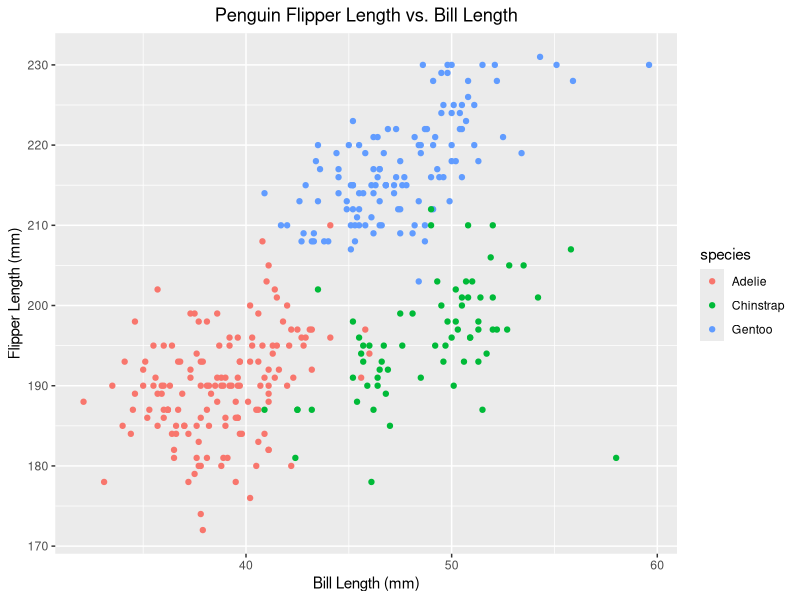
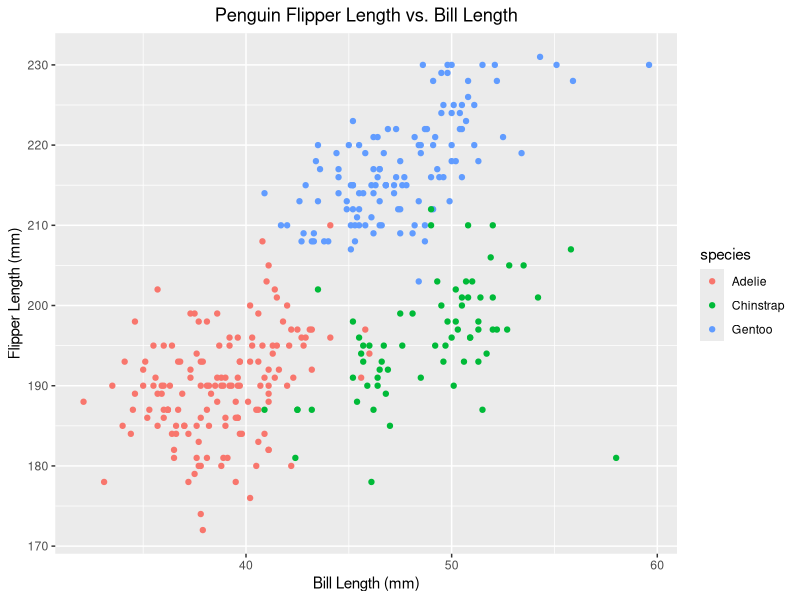

Write R code to recreate these figures, in order.
## ---- chunk 1
library(tidyverse)
## ---- chunk 2
data("penguins", package = "palmerpenguins")
## ---- chunk 3
penguins #General observation of the data frame

nrow(penguins) #Obtaining number of rows
ncol(penguins) #Obtaining number of columns

#To obtain the mean value of the flipper length, we use the pull function and remove the missing values using 'na.rm':

mean(pull(penguins, flipper_length_mm), na.rm = TRUE)

sd(pull(penguins, flipper_length_mm), na.rm = TRUE)
## ---- chunk 4
#Using ggplot (part of 'tidyverse' package). Note that ggplot automatically removes NA values from scatter plot:

ggplot(penguins, aes(x = bill_length_mm, 
                     y = flipper_length_mm,
                     color = species)) +  #Coloring per 'species' variable
    geom_point() +
  
#Adding labels to my scatter plot (I know this code per previous experience with ggplot in another class)
  
  labs(title = "Penguin Flipper Length vs. Bill Length",
       x = "Bill Length (mm)",
       y = "Flipper Length (mm)") +
  
  theme(plot.title = element_text(hjust = 0.5)) #Centering my title

#Saving my plot using 'ggsave':

ggsave(filename = "DSI_HW1_Problem1.jpg")

## ---- chunk 5
set.seed(0)

new_df = tibble(
  vec_sample = rnorm(10, mean = 1), #Random sample of 10 and mean equal to 1
  vec_log = vec_sample > 0, #Logical vector checking if the sample's elements are above zero
  vec_char = c("This", "is", "my", "ten", "character", "vector", "with", "great", "joy", "woohoo!"), #Character vector
  vec_factor = factor(c("Mexican", "Japanese", "Japanese", "Mexican", "Lebanese", "Lebanese", "Mexican", "Mexican", "Lebanese", "Japanese")) #Factor vector with three nationality levels
)
## ---- chunk 6

mean(pull(new_df, vec_sample))
mean(pull(new_df, vec_log))
mean(pull(new_df, vec_char))
mean(pull(new_df, vec_factor))

## ---- chunk 7

#Observing my vectors converted using 'as.numeric':
as.numeric(new_df$vec_log)
as.numeric(new_df$vec_char)
as.numeric(new_df$vec_factor)

#Getting the means now using 'as.numeric':
mean(as.numeric(pull(new_df, vec_log)))
mean(as.numeric(pull(new_df, vec_char)))
mean(as.numeric(pull(new_df, vec_factor)))
